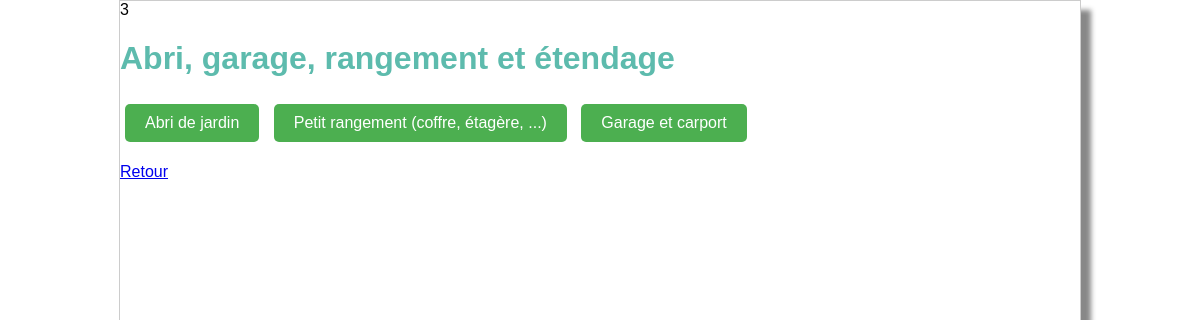
/controler/choisirCategorie.ctrl.php?id=3, run on the app's committed database.
### tables this page shows
CREATE TABLE categorie (
	id INTEGER PRIMARY KEY,
	nom TEXT,
	pere INTEGER,
	FOREIGN KEY(pere) REFERENCES categorie(id)
);

### framework/view.fw.php (called while the page is built, shortened)
<?php
class View {
  function display(string $view) {
    $this->filePath = "view/".$view.'.view.php';
    require($this->filePath);
    exit(0);
  }
}
?>

### controler/choisirCategorie.ctrl.php (called while the page is built, shortened)
<?php
require_once(__DIR__ . '/../model/categorie.class.php');
require_once(__DIR__ . '/../framework/view.fw.php');
$idCategorie = isset($_GET['id']) ? (int)$_GET['id'] : 1;
try {
    if ($idCategorie > 0) {
        $categorie = Categorie::read($idCategorie);
        $sousCategories = $categorie->readSubCategorie();
        $nomCategorie = $categorie->getNom();
        $idCategoriePere = $categorie->getPere();
    } else {
        $categorieRacine = new Categorie(0, "Catégories principales", -1);
        $sousCategories = $categorieRacine->readSubCategorie();
        $nomCategorie = "Choisir une catégorie";
        $idCategoriePere = -1;
    }
    $view = new View();
    $view->assign('nomCategorie', $nomCategorie);
    $view->assign('sousCategories', $sousCategories);
    $view->assign('idCategoriePere', $idCategoriePere);
    $view->display("categorie");
} catch (Exception $e) {
    $view = new View();
    $view->assign('error', $e->getMessage());
    $view->display("error");
}
?>

### model/dao.class.php (called while the page is built, shortened)
<?php
class DAO {
  private static $instance = null;
  private PDO $db;
  private string $database = 'sqlite:'.__DIR__.'/../data/bricomachin.db';
  private function __construct() {
    try {
      $this->db = new PDO($this->database);
      $this->db->setAttribute(PDO::ATTR_ERRMODE, PDO::ERRMODE_EXCEPTION);
    } catch (PDOException $e) {
      throw new Exception("Erreur PDO : ".$e->getMessage().' sur '.$this->database);
    }
  }
  public static function get() : DAO {
    if(is_null(self::$instance)) {
      self::$instance = new DAO();
    }
    return self::$instance;
  }
  public function prepare(string $query) : PDOStatement
  {
    try {
      $request = $this->db->prepare($query);
    } catch (PDOException $e) {
      die('PDO query Error on "' . $query . '" ' . $e->getMessage());
    }
    return $request;
  }
}
?>

### model/categorie.class.php (called while the page is built, shortened)
<?php
require_once(__DIR__.'/dao.class.php');
class Categorie {
  private int  $id;
  private string  $nom;
  private int  $pere;
  public function __construct(int $id=-1,string $nom='',int $pere=-1) {
    $this->id = $id;
    $this->nom = $nom;
    $this->pere = $pere;
  }
  public function getId() : int {
    return $this->id;
  }
  public function getNom() : string {
    return$this->nom;
  }
  public function getPere() : int {
    return $this->pere;
  }
  public static function read(int $id): Categorie {
    $dao = DAO::get();
    $query = $dao->prepare('SELECT * FROM categorie WHERE id = :id');
    $query->execute([':id' => $id]);
    $table = $query->fetchAll();
    $row = $table[0];
    $categorie = new Categorie($row['id'],$row['nom'],$row['pere']);
    return $categorie;
  }
  public function readSubCategorie(): array {
    $dao = DAO::get();
    $query = $dao->prepare('SELECT * FROM categorie WHERE pere = :pere');
    $query->execute([':pere' => $this->id]);
    $table = $query->fetchAll();
    $sousCategories = [];
    foreach ($table as $row) {
        $sousCategories[] = new Categorie($row['id'], $row['nom'], $row['pere']);
    }
    return $sousCategories;
  }
}
?>

### view/categorie.view.php (the view, shortened to what this page needs)
<!DOCTYPE html>
<html lang="fr" dir="ltr">
<head>
  <link rel="stylesheet" type="text/css" href="design/style.css">
</head>
<body>
  <h1><?= htmlspecialchars($nomCategorie) ?></h1>
  <form action="index.php" method="get">
    <?php foreach ($sousCategories as $sousCategorie): ?>
      <button type="submit" name="id" value="<?= $sousCategorie->getId() ?>" class="category-button">
        <?= htmlspecialchars($sousCategorie->getNom()) ?>
      </button>
    <?php endforeach; ?>
  </form>
  <?php if ($idCategoriePere > 0): ?>
    <a href="index.php?ctrl=choisirCategorie&id=<?= Categorie::read($idCategoriePere)->getPere() ?>">Retour</a>
  <?php endif; ?>
</body>
</html>

### view/design/style.css (style rules this page uses)
html { --main-color: #5dbbad }
body { font-family: "Arial"; width: 960px; margin: auto; border: 1px solid #CCC; box-shadow: 10px 10px 5px #888888; }
h1 { color : var(--main-color); }
form button { background-color: var(--main-color); color: white; font-size: large; padding: 0.5em; border-width: 0px; }

### view/categorie.view.php (style rules this page uses)
.category-button { display: inline-block; background-color: #4CAF50; color: white; padding: 10px 20px; margin: 5px; border: none; border-radius: 5px; cursor: pointer; font-size: 16px; }

### data on the page
categorie: nom "Abri, garage, rangement et étendage"
categorie: $sousCategorie->getId() 4 (drawn), nom "Abri de jardin"
categorie: $sousCategorie->getId() 12 (drawn), nom "Petit rangement (coffre, étagère, ...)"
categorie: $sousCategorie->getId() 18 (drawn), nom "Garage et carport"
